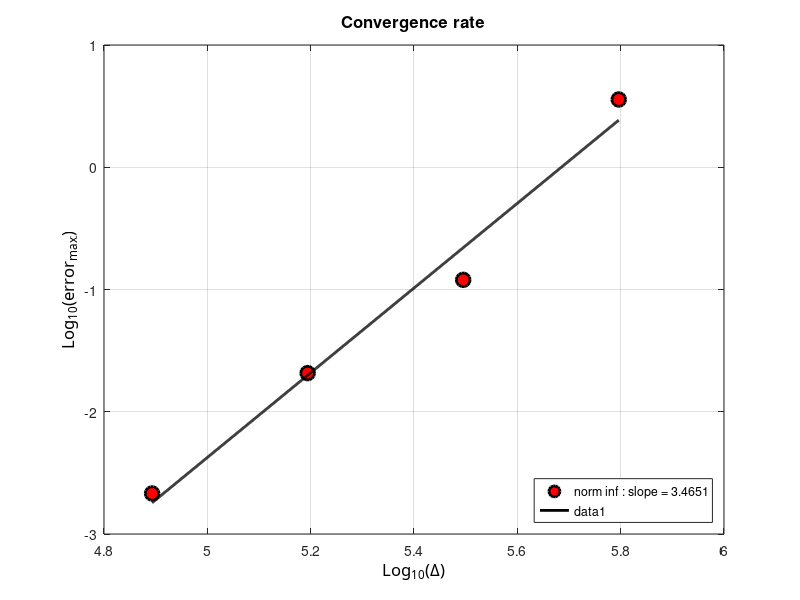

Source code (MATLAB):
clc; clear all; close all;

radius=6.37122d+06;
N=log10(.5*pi*radius./[16 32 64 128]);
ev=log10([3.5840 1.1995*10^-1 2.07*10^-2 2.1465*10^-3]);



%% curve
hl1=plot(N,ev,'ok');
set(hl1,'LineWidth',2.0);
set(hl1,'MarkerSize',10);
set(hl1,'MarkerFaceColor','r');
set(hl1,'MarkerEdgeColor','k'); hold on


hold on;
[a11,b1]=polyfit(N,ev,1);
tt=linspace(min(N),max(N),1000);
lsq1=a11(2)+a11(1)*tt;

legend(['norm inf : slope = ' num2str(a11(1))],'Location','SouthEast')


%% legend and axis

ha=gca;
xa=get(gca,'Xlabel');
set(ha,'Xgrid','on');
set(xa,'String','Log_{10}(\Delta)');
set (xa,'FontName','Calibri');
set(xa,'FontSize',12);

% ylabel
ha=gca;
ya=get(gca,'Ylabel');
set(ha,'Ygrid','on');
set(ya,'String','Log_{10}(error_{max})');
set (ya,'FontName','Calibri');
set(ya,'FontSize',12);

% title
ha=gca;
xt=get(gca,'Title');
title('Convergence rate');
set (xt,'FontSize',12);


%% courbes...
hlf1=plot(tt,lsq1,'-k');
set(hlf1,'LineWidth',2.0);

print('-dpng', ['rate_v_LSWE1.png'])
